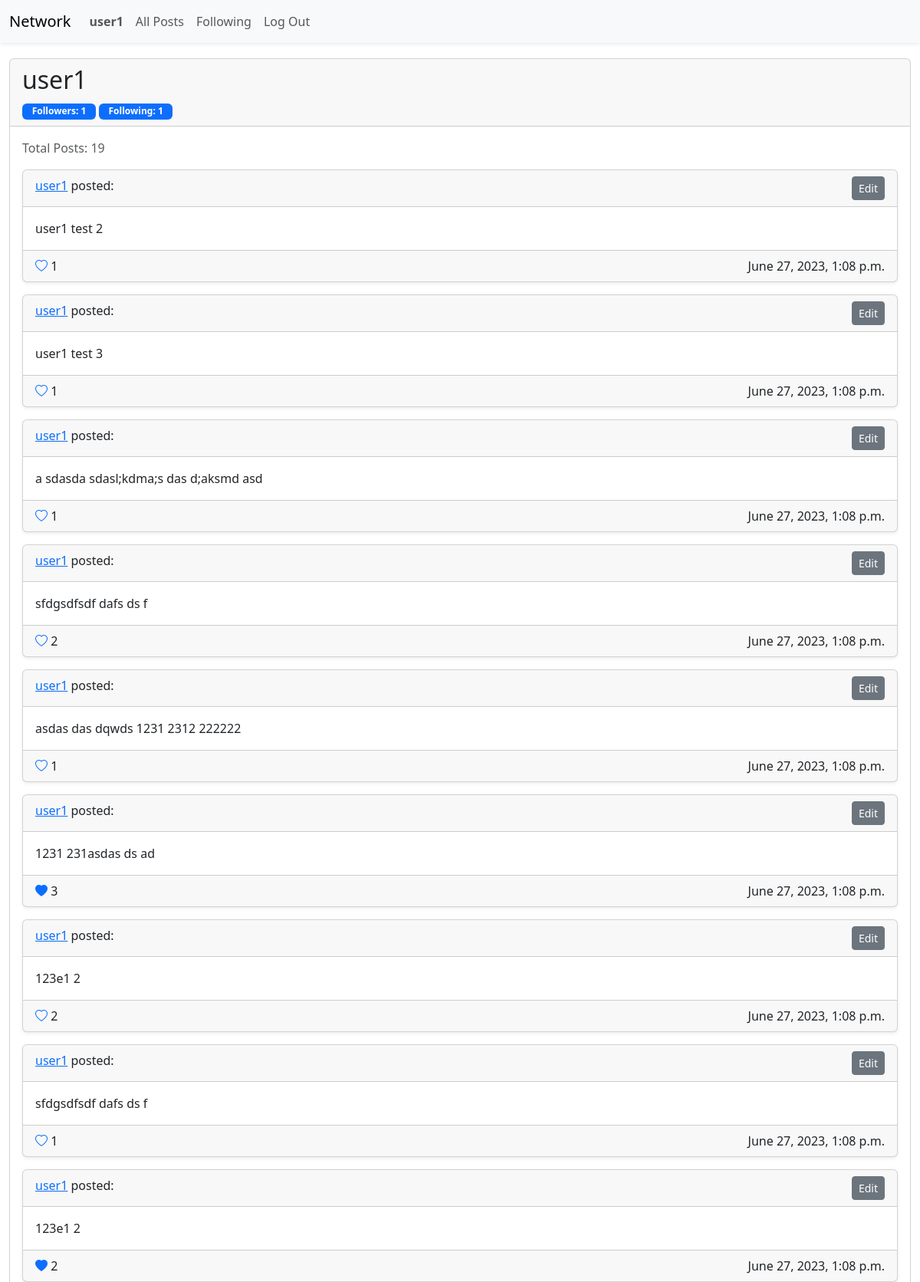
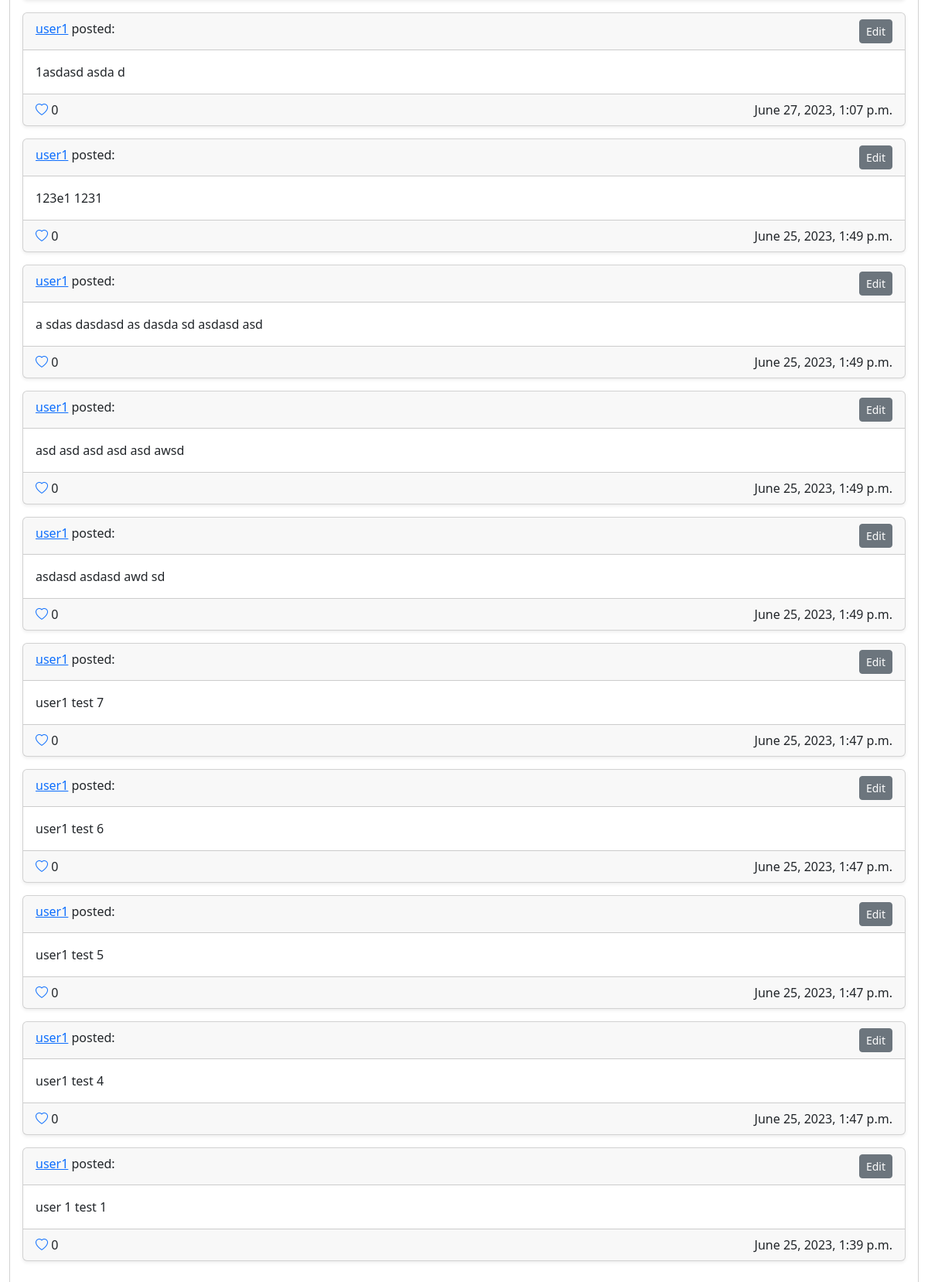
Page /users/1 (signed in) on the committed database (2 pictures, top to bottom).
### network/models.py (models this page shows, shortened)
class User(AbstractUser):
    def get_reverse_chronological_posts(self):
        return self.posts.all().order_by("-updated_at")
    def get_active_followers(self):
        return self.followers.filter(active=True)
    def get_active_following(self):
        return self.following.filter(active=True)

class Post(models.Model):
    user = models.ForeignKey("User", on_delete=models.CASCADE, related_name="posts")
    body = models.TextField(blank=False)
    created_at = models.DateTimeField(auto_now_add=True, null=True)
    updated_at = models.DateTimeField(auto_now=True, null=True)
    user_likes = models.ManyToManyField(User)
    def count_likes(self):
        return self.likes.filter(active=True).count()

### network/views.py (the view)
# urls.py: path("users/<int:user_id>", views.show_user, name="show_user"),
def show_user(request, user_id):
    if not request.user.is_authenticated:
        return HttpResponseRedirect(reverse('login'))
    if request.method == "GET":
        profile_user = User.objects.get(pk=user_id)
        currently_following = profile_user.followers.filter(
            user=profile_user,
            follower=request.user,
            active=True).count() > 0
        return render(request, "network/show_user.html", {
            "profile_user": profile_user,
             "currently_following": currently_following
            })
    else:
        response = HttpResponse('400 Bad Request.')
        response.status_code = 400
        return response

### network/templates/network/show_user.html (shortened to what this page needs)
{% extends "network/layout.html" %}
{% block body %}
    <div class="card">
        <div class="card-header">
            <h2>
                {{ profile_user.username }}
            </h2>
            <div class="badge bg-primary text-wrap" style="width: 6rem;">
                Followers: {{ profile_user.get_active_followers.count }}
            </div>
            <div class="badge bg-primary text-wrap" style="width: 6rem;">
                Following: {{ profile_user.get_active_following.count }}
            </div>
        </div>
        <div class="card-body">
            <p class="text-body-secondary">Total Posts: {{ profile_user.posts.count }}</p>
            {% for post in profile_user.get_reverse_chronological_posts %}
                {% include "network/post.html" %}
            {% endfor %}
        </div>
    </div>
{% endblock %}

### network/templates/network/layout.html (shortened to what this page needs)
{% load static %}
<!DOCTYPE html>
<html lang="en">
    <head>
        <link href="https://cdn.jsdelivr.net/npm/bootstrap@5.3.0/dist/css/bootstrap.min.css" rel="stylesheet">
        <link rel="stylesheet" href="https://cdn.jsdelivr.net/npm/bootstrap-icons@1.10.5/font/bootstrap-icons.css">
        <link href="{% static 'network/styles.css' %}" rel="stylesheet">
    </head>
    <body>
        <nav class="navbar navbar-expand-lg bg-body-tertiary shadow-sm">
            <div class="container-fluid">
                <a class="navbar-brand" href="/">Network</a>
                <div class="collapse navbar-collapse" id="navbarNav">
                <ul class="navbar-nav">
                    {% if user.is_authenticated %}
                        <li class="nav-item">
                            <a class="nav-link" href="{% url 'show_user' user.id %}"><strong>{{ user.username }}</strong></a>
                        </li>
                    {% endif %}
                    <li class="nav-item">
                        <a class="nav-link" href="{% url 'index' %}">All Posts</a>
                    </li>
                    {% if user.is_authenticated %}
                        <li class="nav-item">
                            <a class="nav-link" href="{% url 'show_following' %}">Following</a>
                        </li>
                        <li class="nav-item">
                            <a class="nav-link" href="{% url 'logout' %}">Log Out</a>
                        </li>
                    {% endif %}
                </ul>
                </div>
            </div>
        </nav>
        <div class="body">
            <div class="container-fluid">
                <div id="messages-view"></div>
                {% block body %}
                {% endblock %}
            </div>
        </div>
    </body>
</html>

### network/templates/network/post.html (shortened to what this page needs)
{% load post_list_extras %}
<div class="card post-card mb-3 shadow-sm">
    <div class="card-header">
        <div class="float-start">
            <a href={% url "show_user" post.user.id %} alt="user profile">{{ post.user }}</a> posted:<br>
        </div>
        {% if user == post.user %}
            <div class="float-end">
                <button id="post-{{ post.id }}-edit-button" data-post-id="{{ post.id }}" class="edit-post btn btn-secondary btn-sm">Edit</button>
            </div>
        {% endif %}
    </div>
    <div class="card-body">
        <div id="post-{{ post.id }}-body-div">
            <div id="post-{{ post.id }}-body">
                {{ post.body }}
            </div>
        </div>
    </div>
    <div class="card-footer">
        <div class="float-start">
            {% if user.is_authenticated %}
                <a href="javascript:void(0)" data-post-id="{{ post.id }}" class="like-toggle-button">
            {% endif %}
            {% if user in post.user_likes.all %}
                <i class="bi bi-heart-fill"></i>
            {% else %}
                <i class="bi bi-heart"></i>
            {% endif %}
            {% if user.is_authenticated %}
                </a>
            {% endif %}
            <span id="post-{{ post.id }}-like-count">{{ post.count_likes }}</span>
        </div>
        <div class="float-end">
            {{ post.updated_at }}
        </div>
    </div>
</div>

### network/static/network/styles.css (style rules this page uses)
#messages-view { padding: 10px; }
.like-toggle-button { text-decoration: none; }

### rows in the picture
User: username "user1", get_active_followers.count "1", get_active_following.count "1", posts.count "19"
Post: user "user1", body "user1 test 2", count_likes "1", updated_at "June 27, 2023, 1:08 p.m."
Post: user "user1", body "user1 test 3", count_likes "1", updated_at "June 27, 2023, 1:08 p.m."
Post: user "user1", body "a sdasda sdasl;kdma;s das d;aksmd asd", count_likes "1", updated_at "June 27, 2023, 1:08 p.m."
Post: user "user1", body "sfdgsdfsdf dafs ds f", count_likes "2", updated_at "June 27, 2023, 1:08 p.m."
Post: user "user1", body "asdas das dqwds 1231 2312 222222", count_likes "1", updated_at "June 27, 2023, 1:08 p.m."
Post: user "user1", body "1231 231asdas ds ad", count_likes "3", updated_at "June 27, 2023, 1:08 p.m."
Post: user "user1", body "123e1 2", count_likes "2", updated_at "June 27, 2023, 1:08 p.m."
Post: user "user1", body "sfdgsdfsdf dafs ds f", count_likes "1", updated_at "June 27, 2023, 1:08 p.m."
Post: user "user1", body "123e1 2", count_likes "2", updated_at "June 27, 2023, 1:08 p.m."
Post: user "user1", body "1asdasd asda d", count_likes "0", updated_at "June 27, 2023, 1:07 p.m."
Post: user "user1", body "123e1 1231", count_likes "0", updated_at "June 25, 2023, 1:49 p.m."
Post: user "user1", body "a sdas dasdasd as dasda sd asdasd asd", count_likes "0", updated_at "June 25, 2023, 1:49 p.m."
Post: user "user1", body "asd asd asd asd asd awsd", count_likes "0", updated_at "June 25, 2023, 1:49 p.m."
Post: user "user1", body "asdasd asdasd awd sd", count_likes "0", updated_at "June 25, 2023, 1:49 p.m."
Post: user "user1", body "user1 test 7", count_likes "0", updated_at "June 25, 2023, 1:47 p.m."
Post: user "user1", body "user1 test 6", count_likes "0", updated_at "June 25, 2023, 1:47 p.m."
Post: user "user1", body "user1 test 5", count_likes "0", updated_at "June 25, 2023, 1:47 p.m."
Post: user "user1", body "user1 test 4", count_likes "0", updated_at "June 25, 2023, 1:47 p.m."
Post: user "user1", body "user 1 test 1", count_likes "0", updated_at "June 25, 2023, 1:39 p.m."
